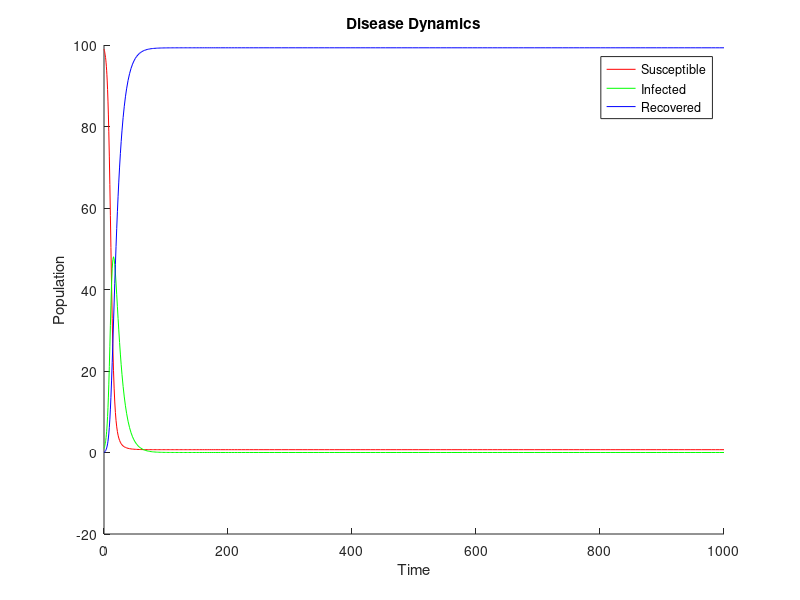

Recreate this plot in MATLAB.
% this is a basic SIR implementation
% check 7_basic_sir.png

clc;
clear all;
close all;

beta = 0.5; % beta = p * c;
% beta is the infection rate

% force of infection (lambda) = p*c * I/N
%			      = beta * I/N
gamma = 0.1; % recovery rate
% here gamma doesn't mean that people are being cured
% it means that they've naturally recovered from the disease
% if you were to model the cure you could take another constant 
% and add it to gamma saying that is the the rate of people getting cured by the cure 
% parallel to the people getting cured naturally

tspan = [0 1000];
N = 100;
I = 1;
S = N - I;
R = N - (I + S);
y0 = [S I R]; % initial conditions

% S I R
% 1 2 3
dydt = @(t, y) [-beta * y(2)/N * y(1), beta * y(2)/N * y(1) - gamma*y(2), gamma*y(2)];

[t, y] = ode45(dydt, tspan, y0);

hold on;
plot(t, y(:, 1), 'r');
plot(t, y(:, 2), 'g');
plot(t, y(:, 3), 'b');
xlabel('Time');
ylabel('Population');
title('Disease Dynamics');
legend('Susceptible', 'Infected', 'Recovered');
